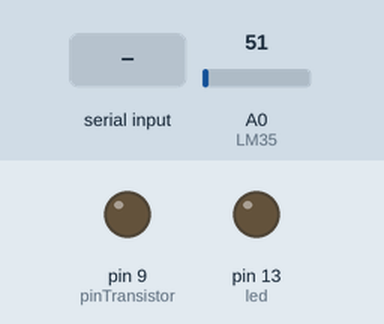
The sketch below on a simulated Arduino Uno, built with avr-gcc and run on an emulated ATmega328P. Parts: output pins drawn as LEDs (lit = HIGH). Inputs (shaded band) come from the test bench; at power-on: A0 (LM35) = 51. What the sketch prints to the serial monitor is not drawn.

Above: at 1.2 s.
1.3 s: "1" received over Serial
At 2.6 s:
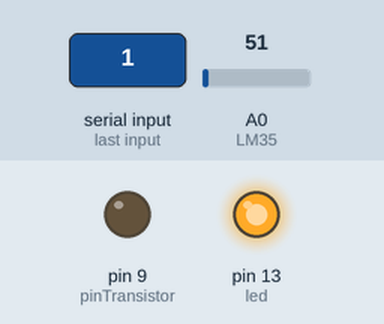
2.9 s: "7" received over Serial
At 3.4 s:
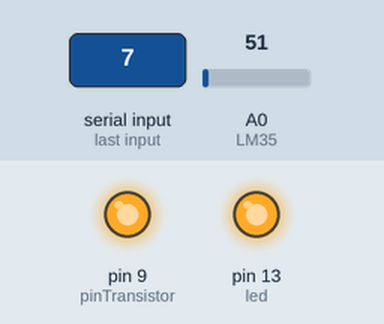
4.4 s: "0" received over Serial
At 5.7 s:
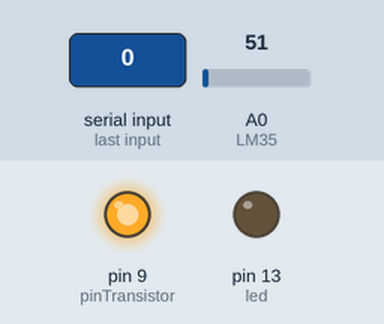
6.0 s: "6" received over Serial
At 7.0 s:
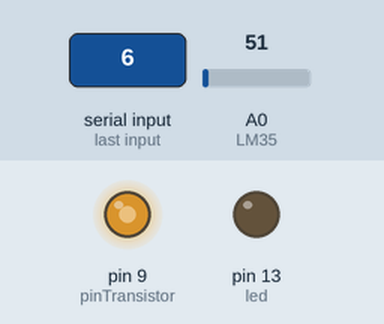
7.6 s: "5" received over Serial
At 8.8 s:
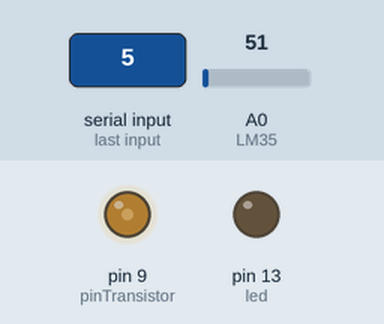
9.1 s: "7" received over Serial
At 10.0 s:
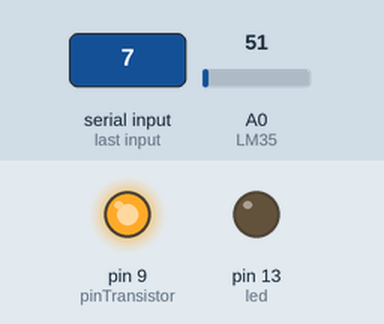
Timing chart, 0 to 11.7 s (numbered marks = the images above; inputs shaded):
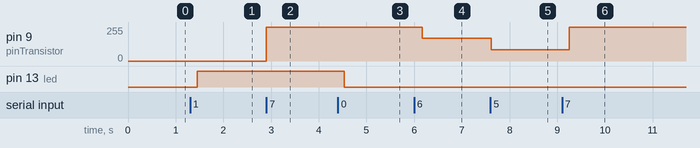

Measured:
- after the input at 1.3 s, pin 13 (led): LOW → HIGH after 0.15 s
- after the input at 2.9 s, pin 9 (pinTransistor): 0/255 → 255/255 at once
- after the input at 4.4 s, pin 13 (led): HIGH → LOW after 0.13 s
- after the input at 6.0 s, pin 9 (pinTransistor): 255/255 → 170/255 after 0.17 s
- after the input at 7.6 s, pin 9 (pinTransistor): 170/255 → 85/255 at once
- after the input at 9.1 s, pin 9 (pinTransistor): 85/255 → 255/255 after 0.15 s

The sketch:

remotionHouse3_0.ino
```cpp
/*
 * LEGENDA
 * 0 = LED ON
 * 1 = LED OFF
 * 2 = SENSOR ON
 * 3 = SENSOR OFF
 * 4 = MOTOR OFF
 * 5 = MOTOR 1
 * 6 = MOTOR 2
 * 7 = MOTOR 3
 */

int led = 13;
const int LM35 = A0;
float temperatura;
int caractere;
const int pinTransistor = 9;
int tempc = 0,tempf=0;
int samples[8]; // Array para precisão na medição

void setup() {
  // put your setup code here, to run once:
  Serial.begin(9600);
  pinMode(led, OUTPUT);
  pinMode(pinTransistor, OUTPUT);
}

void loop() {
  // put your main code here, to run repeatedly:
  if (Serial.available()) {
    caractere = Serial.read();
    if(caractere == '7'){
      analogWrite(pinTransistor, 255);
     }
     if(caractere == '6'){
      analogWrite(pinTransistor, 170);
     }
     if(caractere == '5'){
      analogWrite(pinTransistor, 85);
     }
     if(caractere == '4'){
      analogWrite(pinTransistor, 0);
     }
     if(caractere == '1') {
       digitalWrite(led,HIGH);
       Serial.println("OK, led ligado.");
     }
     if (caractere == '0') {
       digitalWrite(led,LOW);
       Serial.println("OK, led desligado.");
     }
   }
   //temperatura = (float(analogRead(LM35))*5/(1023))/0.01;
   for(int i = 0;i<=7;i++){ // Loop que faz a leitura da temperatura 8 vezes
      samples[i] = ( 5.0 * analogRead(LM35) * 100.0) / 1024.0;
      //A cada leitura, incrementa o valor da variavel tempc
      tempc = tempc + samples[i];
     delay(10);
    }
    tempc = tempc/8.0;
   Serial.print(tempc);
   Serial.print("~");
   delay(100);
}
```
